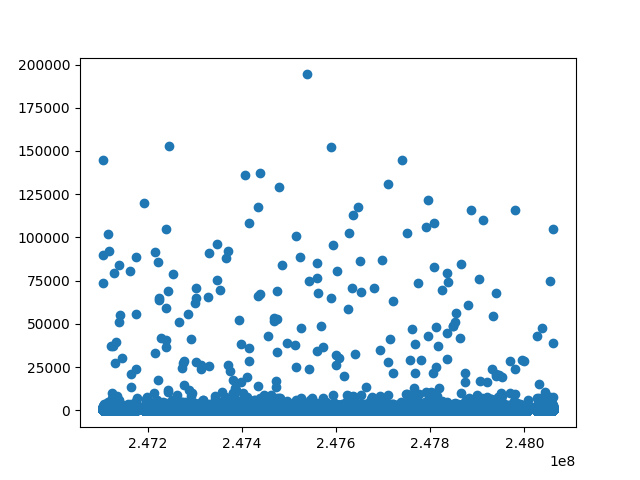

Recreate this plot in Python.
from astropy.io import fits
import matplotlib.pyplot as plt
import sys, os

obs_id = sys.argv[1]

dirname = f"data/{obs_id}/recon"
for f in os.listdir(dirname):
    if "gain_corr_map" not in f: continue
    if "det1" not in f: continue
    print(f)
    with fits.open(f"{dirname}/{f}") as hdul:
        pis = hdul[1].data["PI"]
        times = hdul[1].data["TIME"]
        fig, ax = plt.subplots()
        ax.scatter(times, pis)
        fig.savefig("energy_check.png")
        break
